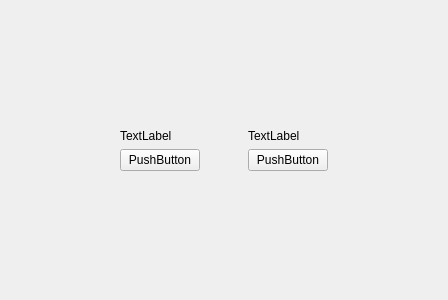
<?xml version="1.0" encoding="UTF-8"?>
<ui version="4.0">
 <class>Form</class>
 <widget class="QWidget" name="Form">
  <property name="geometry">
   <rect>
    <x>0</x>
    <y>0</y>
    <width>400</width>
    <height>300</height>
   </rect>
  </property>
  <property name="windowTitle">
   <string>Form</string>
  </property>
  <layout class="QHBoxLayout" name="horizontalLayout">
   <item>
    <widget class="QWidget" name="main" native="true">
     <property name="sizePolicy">
      <sizepolicy hsizetype="Expanding" vsizetype="Preferred">
       <horstretch>0</horstretch>
       <verstretch>0</verstretch>
      </sizepolicy>
     </property>
     <layout class="QHBoxLayout" name="horizontalLayout_2">
      <property name="spacing">
       <number>30</number>
      </property>
      <property name="leftMargin">
       <number>100</number>
      </property>
      <property name="topMargin">
       <number>30</number>
      </property>
      <property name="rightMargin">
       <number>100</number>
      </property>
      <property name="bottomMargin">
       <number>30</number>
      </property>
      <item>
       <widget class="QWidget" name="widget_2" native="true">
        <property name="sizePolicy">
         <sizepolicy hsizetype="Preferred" vsizetype="Fixed">
          <horstretch>0</horstretch>
          <verstretch>0</verstretch>
         </sizepolicy>
        </property>
        <layout class="QVBoxLayout" name="verticalLayout_3">
         <item>
          <widget class="QLabel" name="label">
           <property name="text">
            <string>TextLabel</string>
           </property>
          </widget>
         </item>
         <item>
          <widget class="QPushButton" name="pushButton_4">
           <property name="text">
            <string>PushButton</string>
           </property>
          </widget>
         </item>
        </layout>
       </widget>
      </item>
      <item>
       <widget class="QWidget" name="widget_3" native="true">
        <property name="sizePolicy">
         <sizepolicy hsizetype="Preferred" vsizetype="Fixed">
          <horstretch>0</horstretch>
          <verstretch>0</verstretch>
         </sizepolicy>
        </property>
        <layout class="QVBoxLayout" name="verticalLayout_2">
         <item>
          <widget class="QLabel" name="label_2">
           <property name="text">
            <string>TextLabel</string>
           </property>
          </widget>
         </item>
         <item>
          <widget class="QPushButton" name="pushButton_5">
           <property name="text">
            <string>PushButton</string>
           </property>
          </widget>
         </item>
        </layout>
       </widget>
      </item>
     </layout>
    </widget>
   </item>
  </layout>
 </widget>
 <resources/>
 <connections/>
</ui>
